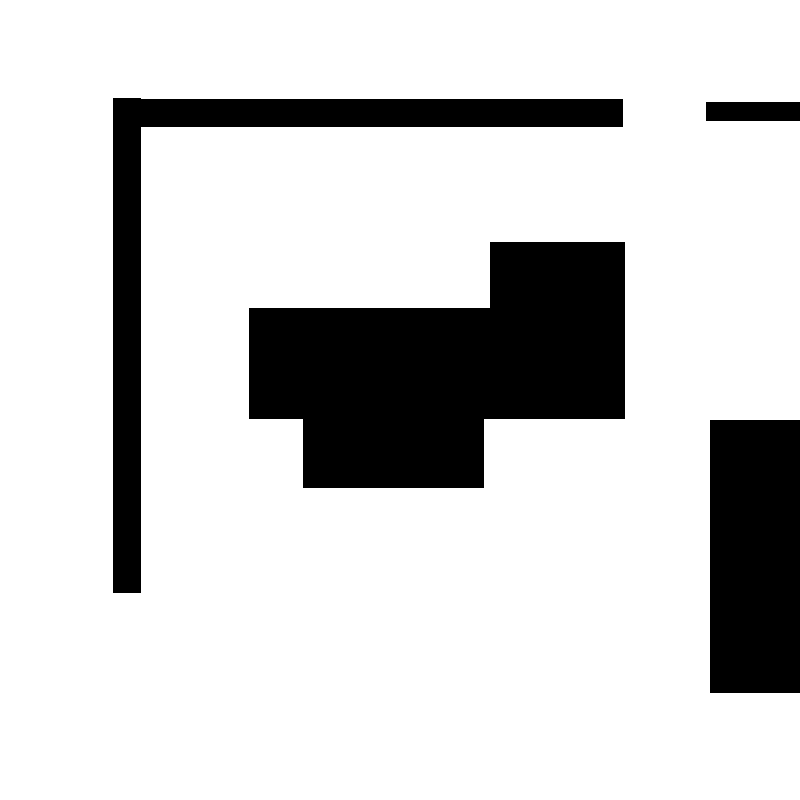
#> input picture v1/assets/map1.png, 800 x 800 px
$ python main.py
#> lines starting #> are read from the running program, lines starting #| are printed output that depends on the picture; after the words box and inside, x2 and y2 are one past the last pixel; in counts of white or black regions, pixels touching at a corner belong together
### v1/player.py
import numpy as np
from matplotlib import pyplot as plt
from matplotlib.patches import Polygon
import cv2

#TODO:
#	Add "Lidar Scan"
#		add noise to lidar??
#	Add memory of spotted enemy positions
#	get rid of "enemy" class- should both be player (enemy makes decisions based on more basic network??)

class Player():

	def __init__(self, fig, ax, img, team = 0, FOV = 90, show_full_FOV = False):

		self.team = team
		self.score = 0
		self.alive = True
		self.weapon = 1 #single shot every 1 second
		self.FOV = np.deg2rad(FOV)
		self.enemy_pos = []
		self.axis = ax
		self.fig = fig
		self.img = img
		self.detect_chance = 1
		self.health = 150
		self.show_full_FOV = show_full_FOV
		self.lidar = None
		self.fovfid = 1000 #50 #number of lidar points in FOV #------------------------
		self.lidar = np.zeros([self.fovfid])
		self.noise = True #adds noise to LIDAR
		self.noiseScale = 0.5

		self.scale_percent = 100 # percent of original size
		self.width = int(img.shape[1] * self.scale_percent / 100)
		self.height = int(img.shape[0] * self.scale_percent / 100)
		dim = (self.width, self.height)
		# resize image
		self.img = cv2.resize(img, dim, interpolation = cv2.INTER_AREA)
		self.shot = None

		self.place_player()

	def place_player(self):

		done = False

		while done == False:
			x = int(np.random.rand()*self.width)
			y = int(np.random.rand()*self.height)

			if self.img[y,x][0] == 255 and self.img[y,x][1] == 255 and self.img[y,x][2] == 255:
				self.heading = np.random.rand()*2*np.pi - np.pi/2
				self.pos = np.array([x,y])
				# print("(x,y) = ", x, y , " heading = ", self.heading)
				done = True


	def shoot(self):

		pass

	def draw(self, show = True, ignore_boundary = False):

		# [7 lines of commented-out code are left out]
		self.fovXendL, self.fovYendL, _ = self.RT(self.pos, self.heading + (self.FOV/2))
		self.fovXendR, self.fovYendR, _ = self.RT(self.pos, self.heading - (self.FOV/2))

		if self.team == 0:
			self.fovL, = self.axis.plot([self.pos[0],self.fovXendL],[self.pos[1],self.fovYendL], 'r-', lw = 1)
			self.fovR, = self.axis.plot([self.pos[0],self.fovXendR],[self.pos[1],self.fovYendR], 'r-', lw = 1)

		# [8 lines of commented-out code are left out]
		if self.show_full_FOV == True:
			# xy = np.array([[self.fovXendL, self.fovYendL],[self.fovXendR, self.fovYendR], [self.pos[0], self.pos[1]]])
			xy = np.array([[self.fovXendL, self.fovYendL]])

			hitters = np.zeros(self.fovfid)
			#loop through ray tracing a few times in here to get more points on the polygon
			for i in range(self.fovfid - 1):
				X, Y, hit = self.RT(self.pos,self.heading + self.FOV/2 - i*(self.FOV/self.fovfid))

				if self.noise == True:
					X = X + np.random.randn()*self.noiseScale
					Y = Y + np.random.randn()*self.noiseScale

				xy = np.concatenate((xy, np.array([[X,Y]])))

				#inefficient way for not drawing boundary collisions
				if ignore_boundary:
					if (hit == 1):
						hitters[i] = 1
						if (show == True):
							self.axis.plot(X, Y, 'r.', markersize = 2)


			#save lidar
			self.lidar = xy
			#normal fast way
			if ignore_boundary == False:
				self.L, = self.axis.plot(xy[:,0],xy[:,1],'k.', markersize = 2)
			#adjust lidar to be distance measurements
			self.lidar = np.sqrt((self.lidar[:,0]-self.pos[0])**2 + (self.lidar[:,1]-self.pos[1])**2)

			# if self.noise == True:
			# 	self.lidar = self.lidar + np.random.randn(np.shape(self.lidar)[0])

			# print(self.lidar)


			#create FOV patch for player object
			xy = np.concatenate((xy,np.array([[self.fovXendR, self.fovYendR],[self.pos[0],self.pos[1]]]))) #add on starting point to close polygon
			self.poly = Polygon(xy, closed=True, color=(0.8,0.9,1.0))
			if show != False:
				self.axis.add_patch(self.poly)

		#draw main player body
		if self.team == 0:
			color = 'g.'
		else:
			color = 'r.'
		self.sprite, = self.axis.plot(self.pos[0],self.pos[1],color, markersize = 20)


		# [7 lines of commented-out code are left out]

		if ignore_boundary:
			return hitters

	def RT(self, start, heading, endCond = np.array([0,0,0]), numPts = 1000):
		"""Ray Tracing operation (through map features)

		start = starting point of ray
		heading = direction of ray
		endCond = color of map feature to collide with
		numPts = number of points to check on line segment

		view distace = numPts*size"""

		stepx = start[0]
		stepy = start[1]
		stepxtrue = stepx
		stepytrue = stepy
		size = 2 #1 #step distance for ray tracing
		hit = False

		#TODO: repeat this until we get closer and closer to the line
		for i in range(numPts):
			#step away from starting point
			stepxtrue = stepxtrue + size*np.sin(heading)
			stepytrue = stepytrue + size*np.cos(heading)

			stepx = int(stepxtrue + size*np.sin(heading))
			stepy = int(stepytrue + size*np.cos(heading))


			if stepx >= self.width or stepx < 0:
				stepx -= int(size*np.sin(heading))
				# stepxtrue -= 10*np.sin(heading)
				break
			if stepy >= self.height or stepy < 0:
				stepy -= int(size*np.cos(heading))
				# stepytrue -= 10*np.cos(heading)
				break

			#check to make sure we didn't go outside the image
			color = self.img[stepy,stepx]
			if color[0] == endCond[0] and color[1] == endCond[1]:
				# print("hit a wall at ", stepx, stepy)
				hit = True
				break

		# return stepx, stepy #angle between two points on grid
		return stepxtrue, stepytrue, hit #outputs smooth angles


	def remove(self):
		try:
			self.sprite.remove()
			self.h.remove()
			self.L.remove()
		except:
			pass

		try:
			self.fovL.remove()
			self.fovR.remove()
		except:
			pass

		try:
			#remove all shots (needs debug)
			# numEnemies = 10
			# for e in range(numEnemies):
			# 	getattr(self, str(e) + "shot".remove())

			self.shot.remove() #only works with 1 enemy
		except:
			pass

	def step(self,size = 10,dir_rel2heading = 0):

		dx = size*np.sin(self.heading + dir_rel2heading)
		dy = size*np.cos(self.heading + dir_rel2heading)

		#make sure new position not outside boundaries
		if (self.pos[0] + dx) > 0 and (self.pos[0] + dx) < self.width and (self.pos[1] + dy) > 0 and (self.pos[1] + dy) < self.height:
			#check if new position falls inside obstacle
			color = self.img[int(self.pos[1] + dy), int(self.pos[0] + dx)]
			if (color[0] != 0) and (color[1] != 0) and (color[2] != 0):
				self.pos[0] += dx
				self.pos[1] += dy

			# [6 lines of commented-out code are left out]

### v1/game.py
import cv2
import numpy as np
from matplotlib import pyplot as plt
from player import Player
# from player import enemy
import time

#TODO
#	Make health system
#	Make shooting/ accuracy system
#	add noise to lidar readings
#		include player position data in lidar? -might be expensive
#	be able to add an arbitrary number of enemies

#BUGS
#	Line of sight (yellow) persists if player sees two enemies at once

class game():

	def __init__(self,fig,ax,img,numEnemies = 1):

		self.axis = ax
		self.fig = fig

		self.players = []
		self.p = Player(fig,ax,img, team = 0, FOV=60, show_full_FOV = True)
		self.players.append(self.p)

		self.enemies = []

		self.numEnemies = numEnemies
		for i in range(self.numEnemies):
			setattr(self, "e" + str(i), Player(fig,ax,img,team=1,FOV=90))

			self.enemies.append( getattr(self, "e" + str(i)) )

		# [4 lines of commented-out code are left out]

		self.draw()


	def draw(self):

		try:
			self.p.remove()
			self.e1.remove()
		except:
			pass

		# self.p.draw()
		# self.e1.draw()

		self.look_for_enemy()

		time.sleep(1)
		self.p.remove()
		# self.e1.remove()

	def look_for_enemy(self):

		for m in range(len(self.players)):
			p = self.players[m]

			# for e in self.enemies: #creates ugly strings like <player.Player object at 0x0000...>
			for n in range(len(self.enemies)):
				e = self.enemies[n]

				#get rid of existing shooting lines
				# try:
				# 	getattr(self.p, str(e) + "shot").remove()
				# except:
				# 	# print("failed")
				# 	pass

				#check if player is looking at enemy
				bearing = np.arctan2((p.pos[0]-e.pos[0]),(p.pos[1]-e.pos[1]))

				if bearing >= np.pi:
					bearing -= np.pi
				if bearing <= -np.pi:
					bearing += np.pi

				#draw bearing line from player pointing towards each enemy
				# self.axis.plot([p.pos[0],p.pos[0]-np.sin(bearing)*100],[p.pos[1],p.pos[1]-np.cos(bearing)*100],'k-')

				#if bearing is within FOV
				if (abs(np.sin(self.p.heading + np.pi) - np.sin(bearing)) < np.sin(p.FOV/2)) and (abs(np.cos(self.p.heading + np.pi) - np.cos(bearing)) < np.sin(p.FOV/2)) :
					# print("bearing = ", bearing)
					# print("heading = ", self.p.heading)

					#check if enemy is in line of sight
					#get xy cords of nearest wall in line of sight
					x, y, _ = p.RT(p.pos, bearing + np.pi) #bearing is off by pi... debug??

					#for debug- show where line of sight collides with obstacles
					# t = self.axis.plot(x,y,'r.')

					#get distance to enemy and wall
					d_to_enemy = np.sqrt((p.pos[0]-e.pos[0])**2 + (p.pos[1]-e.pos[1])**2) #good
					d_to_wall = np.sqrt(((p.pos[1]-y)**2) + (p.pos[0]-x)**2) #not right??

					# take shot if distance to enemy is closer than the nearest obstacle in that direction
					if d_to_enemy < d_to_wall:

						#shooting line-----------------
						#TODO: need to remove if more than one enemy...
						# setattr(self.p, str(e) + "shot", self.axis.plot([p.pos[0],e.pos[0]],[p.pos[1],e.pos[1]],'y-', lw = 2))

						#was this
						# self.p.shot, = self.axis.plot([p.pos[0],e.pos[0]],[p.pos[1],e.pos[1]],'y-', lw = 2)

						if e.alive == True:
							p.score += 10
							print("score: ", p.score)
							e.health -= 10

	# [42 lines left out: function run, not called in this run]

### v1/main.py
import cv2
import numpy as np
from matplotlib import pyplot as plt
from player import Player
import time

from player import Player
from game import game

#input data from enviornment:
#	lidar points (x100)
#		in later version, include enemy body in lidar (currently just has map)
#	heading
#	global position
#	seen enemy position(s)
#	how many seconds since enemy was last seen??
#	player health
#	NEED TO REPRESENT VELOCITY
#		save past n frames of Lidar??


# Netork Architecture- DDPG vs RNN
#	DDPG
#		more complex network structures
#		run from scratch each time
#
#	RNN
#		single network (LSTM/GRU in TF)
#		REQUIRES CORPUS (bad)


# Reward shaping
#	what do we want here?

#init ------------------------------------------------------------------

	#init map

	#place player and enemy

	#init network W&B
	#	start from checkpoint or no

	# get initial state measurements from enviornment

fig = plt.figure(0)
ax = fig.add_subplot()
ax.set_xlim(0,800)
ax.set_ylim(800,0)

plt.ion()
plt.axis('off')
fig.show()
fig.patch.set_facecolor('xkcd:greyish blue')
fig.canvas.draw()

img = cv2.imread('assets/map1.png')
#> img is the input picture: shape (800, 800, 3); 81.7% white; 4 black regions, box (x1, y1, x2, y2) and area: (249, 242, 625, 488) 63135, (113, 98, 623, 593) 27356, (710, 420, 800, 693) 24570, (706, 102, 800, 121) 1786

scale_percent = 100 # percent of original size
width = int(img.shape[1] * scale_percent / 100)
#> width = 800
height = int(img.shape[0] * scale_percent / 100)
#> height = 800
dim = (width, height)
#> dim = (800, 800)
# resize image
img = cv2.resize(img, dim, interpolation = cv2.INTER_AREA)
ax.imshow(img, cmap = 'gray', interpolation = 'bicubic')

g = game(fig,ax,img,numEnemies=0)
#> after the loop in __init__, `for i in range(self.numEnemies):`: self.enemies = []
#> the loop in look_for_enemy, `for m in range(len(self.players)):` made 1 pass
#> after the loop in look_for_enemy, `for m in range(len(self.players)):`: p.score = 0


#main ------------------------------------------------------------------

g.p.fovfid = 100
g.p.pos = np.array([500,700])

g.p.heading = np.pi

for i in range(400):

	g.p.heading += np.random.randn()*0.25
	g.p.step(size=10)
	g.look_for_enemy()
	for e in g.enemies:
		e.heading += np.random.randn()*0.25
		e.step(size=5)

		if e.health <= 0:
			e.alive = False

		if e.alive == True:
			e.draw()

	g.p.draw()
	g.fig.canvas.draw()

	plt.pause(0.01)

	g.p.remove()
	for e in g.enemies:
		e.remove()
#> (the run stopped early here; a loop or call above may not have finished)

$ run again, with v1/assets/map2.png copied over v1/assets/map1.png
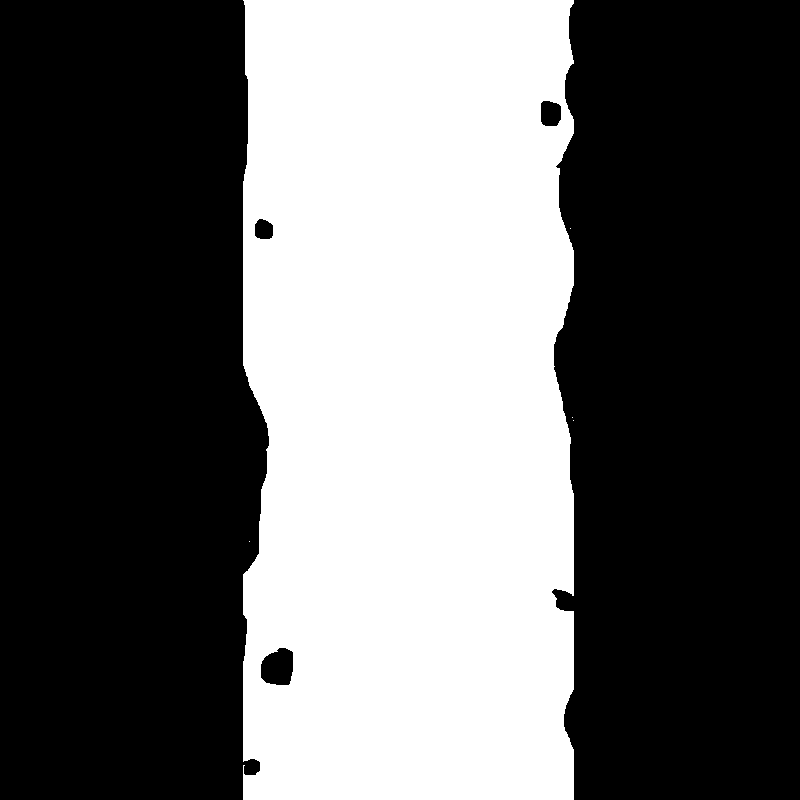
#> input picture v1/assets/map2.png, 800 x 800 px
#> img is the input picture: shape (800, 800, 3); 39.7% white; 5 white regions (4 under 20 px), largest, box (x1, y1, x2, y2) and area: (243, 0, 574, 800) 254116
#> after the loop in __init__, `for i in range(self.numEnemies):`: self.enemies = []
#> the loop in look_for_enemy, `for m in range(len(self.players)):` made 1 pass
#> after the loop in look_for_enemy, `for m in range(len(self.players)):`: p.score = 0

$ run again, with v1/assets/map3.png copied over v1/assets/map1.png
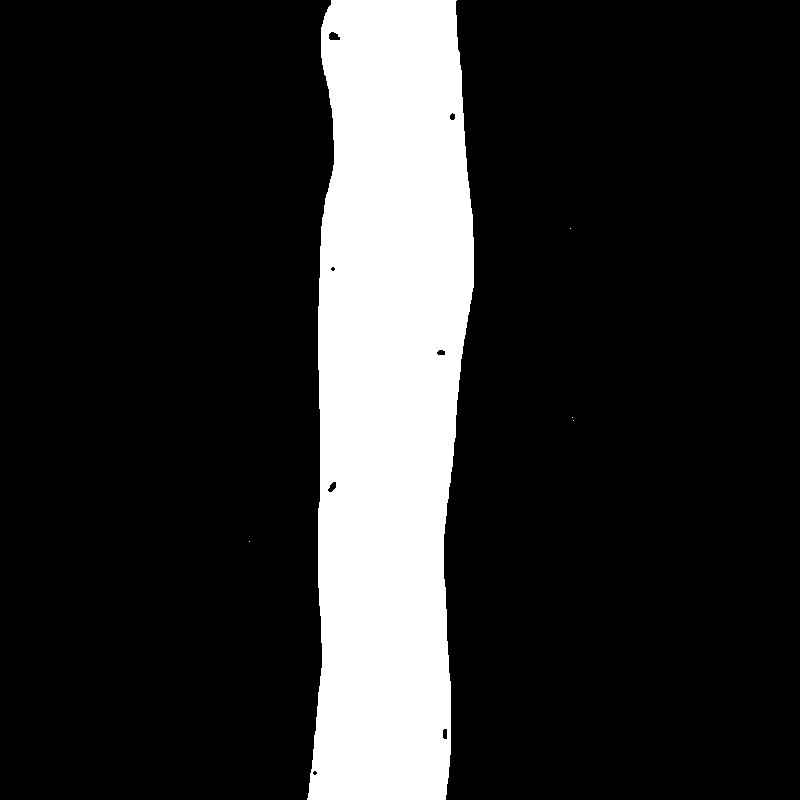
#> input picture v1/assets/map3.png, 800 x 800 px
#> img is the input picture: shape (800, 800, 3); 17% white; 5 white regions (4 under 20 px), largest, box (x1, y1, x2, y2) and area: (307, 0, 474, 800) 108932
#> after the loop in __init__, `for i in range(self.numEnemies):`: self.enemies = []
#> the loop in look_for_enemy, `for m in range(len(self.players)):` made 1 pass
#> after the loop in look_for_enemy, `for m in range(len(self.players)):`: p.score = 0
